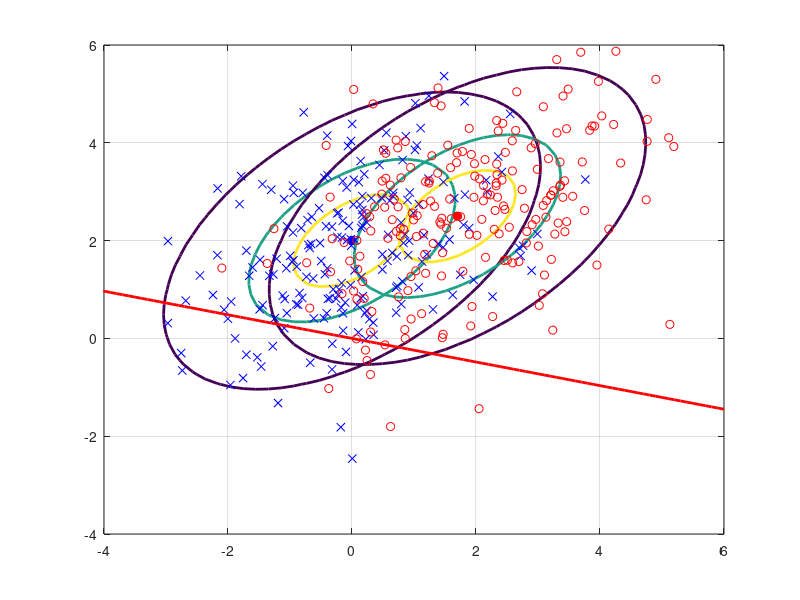
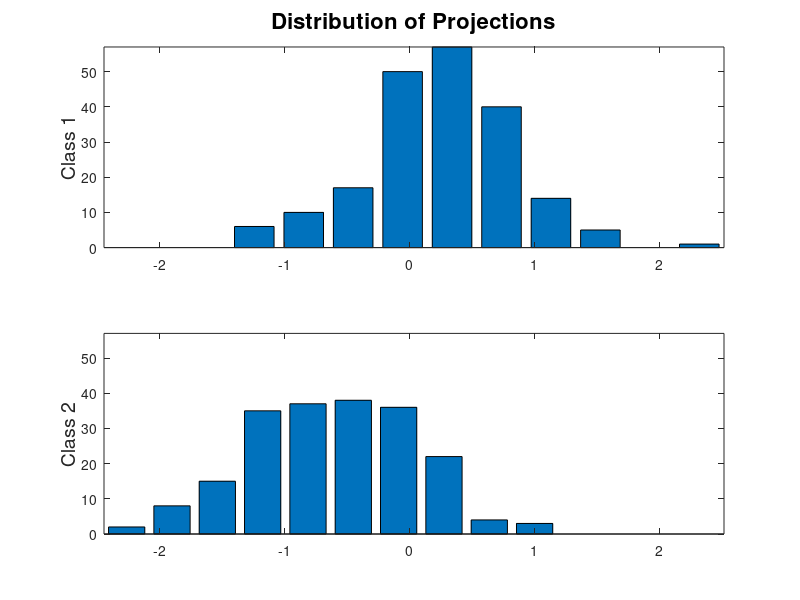
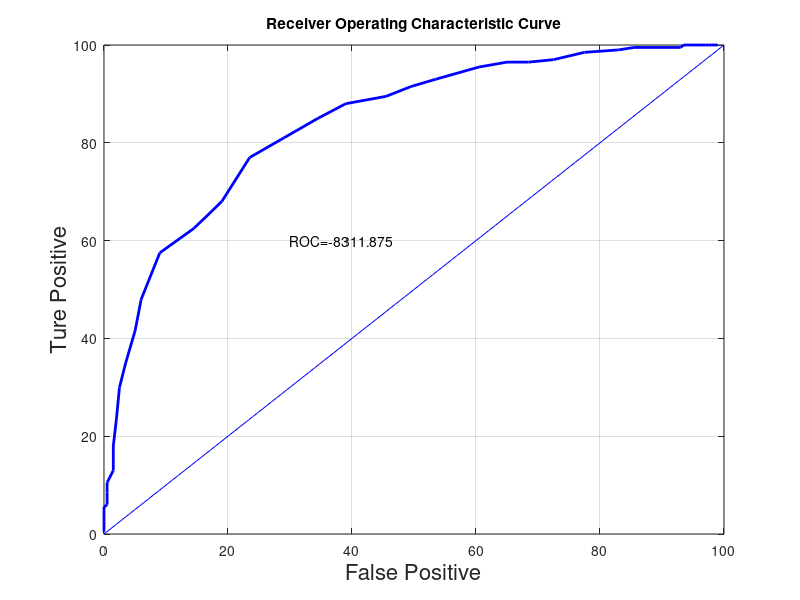

The MATLAB source for these figures, in order:
numGrid = 50;
m1 = [0 2]';
m2 = [1.7 2.5]';
C1 = [2 1 ; 1 2];
C2 = C1;
xRange = linspace(-4, 6.0, numGrid);
yRange = linspace(-4, 6.0, numGrid);
P1 = zeros(numGrid, numGrid);
P2 = P1;
for i=1:numGrid
    for j=1:numGrid
        x = [yRange(j) xRange(i)]';
        P1(i,j) = mvnpdf(x',m1',C1);
        P2(i,j) = mvnpdf(x',m2',C2);
    end
end
Pmax = max(max([P1 P2]));
figure(1), clf,
contour(xRange, yRange, P1, [0.1*Pmax 0.5*Pmax 0.8*Pmax], 'LineWidth', 2);
hold on
plot(m1(1),m1(2), 'b*', 'LineWidth', 4);
hold on
contour(xRange, yRange, P2, [0.1*Pmax 0.5*Pmax 0.8*Pmax], 'LineWidth', 2);
hold on
plot(m2(1),m2(2), 'r*', 'LineWidth', 4);
hold on
N=200;
X1 = mvnrnd(m1,C1,N);
X2 = mvnrnd(m2,C2,N);
plot(X1(:,1),X1(:,2),'bx',X2(:,1),X2(:,2),'ro');
grid on

wF = inv(C1+C2)*(m1-m2);
xx = -6:0.1:6;
yy = xx*wF(2)/wF(1);
plot(xx,yy,'r', 'LineWidth',2);
hold on;
p1 = X1*wF;
p2 = X2*wF;

plo = min([p1; p2]);
phi = max([p1; p2]);
[nn1,xx1] = hist(p1);
[nn2,xx2] = hist(p2);
hhi = max([nn1 nn2]);
figure(2),
subplot(211),bar(xx1,nn1);
axis([plo phi 0 hhi]);
title('Distribution of Projections' , 'FontSize',16)
ylabel('Class 1','FontSize',14)
subplot(212),bar(xx2,nn2);
axis([plo phi 0 hhi])
ylabel('Class 2','FontSize',14)

thmin = min([xx1 xx2]);
thmax = max([xx1 xx2]);

rocResolution = 50;
thRange = linspace(thmin, thmax, rocResolution);
ROC = zeros(rocResolution,2);
for jThreshold =1: rocResolution
    threshold = thRange(jThreshold);
    tPos = length(find(p1>threshold))*100 / N;
    fPos = length(find(p2>threshold))*100 / N;
    ROC(jThreshold,:) = [fPos tPos];
end
figure(3), clf,
plot(ROC(:,1), ROC(:,2),'b', 'LineWidth', 2);
axis([0 100 0 100]);
grid on, hold on
plot(0:100, 0:100, 'b-');
xlabel('False Positive', 'FontSize' , 16)
ylabel('Ture Positive', 'FontSize',16)
title(sprintf("Receiver Operating Characteristic Curve", 'FontSize',20));
z = trapz(ROC(:,1),ROC(:,2));
hold on
 z1=['ROC=',num2str(z)];
text(30,60,z1);
